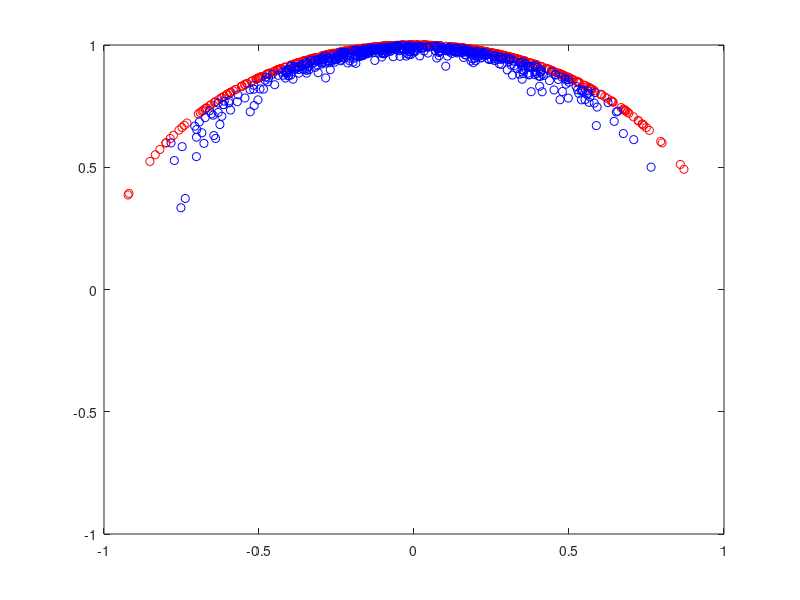

Write MATLAB code to recreate this figure.
% compares the probability to land at a specific position for different step sizes of ant
% finds out how the variance for different step sizes has to be ajusted

% constants
speed = 1;
N = 500;
origin = zeros(2,N);

% distribution for dt = 1
dt = 1;
stepWidth = speed*dt;

delta = normrnd(0,pi/8,1,N);
dposition = stepWidth * [sin(delta);cos(delta)];
position = origin + dposition;

plot(position(1,:),position(2,:),'ro');
hold on;

% distribution for dt = 0.2
dt = 1/8;
stepWidth = speed*dt;
varianceFactor = dt^(1/3);

position = origin;
mu = 0;
for k = 1:1/dt
    delta = normrnd(mu,varianceFactor*pi/8,1,N);
    mu = delta;
    dposition = stepWidth * [sin(delta);cos(delta)];
    position = position + dposition;
end
plot(position(1,:),position(2,:),'bo');

hold off;
axis([-1,1,-1,1]);
